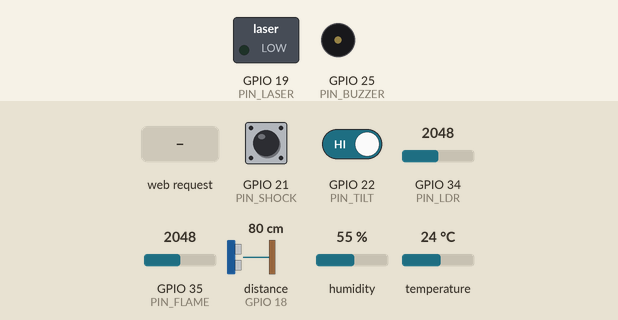
This sketch was run on a simulated ESP32. Shown: switched loads named in the sketch (green lamp = pin HIGH), buzzer (waves = sounding, pin HIGH). Wiring (inferred from the names in the program): ultrasonic range finder: trigger GPIO 5; echo GPIO 18. Inputs (shaded band) come from the test bench; at power-on: GPIO 35 (PIN_FLAME) = 2048, GPIO 21 (PIN_SHOCK) HIGH, GPIO 22 (PIN_TILT) HIGH, GPIO 34 (PIN_LDR) = 2048, distance to the obstacle (sensor on GPIO 18) 80 cm, humidity 55 %, temperature 24 °C. The echo pulse lasts 58.3 µs per cm; WiFi joins after 1.5 s; servers stay silent unless stated; web services answer with replies made up by the test bench; pins used as bus, display or sensor lines are not drawn; what the sketch prints to the serial monitor is not drawn.

Above: at 2.7 s.
2.8 s: GPIO 35 (PIN_FLAME) set to 843
4.3 s: GPIO 35 (PIN_FLAME) set to 737
At 5.5 s:
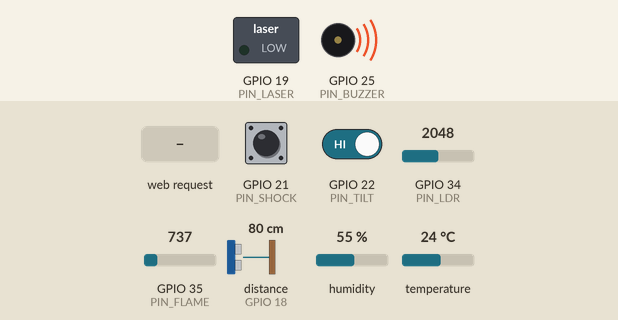
6.0 s: HTTP request GET /action?type=arm received
At 6.3 s:
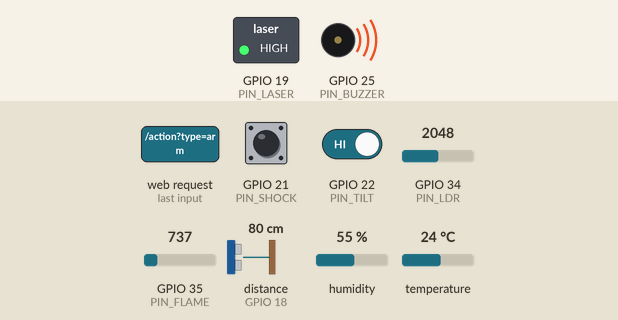
Timing chart, 0 to 9.0 s (numbered marks = the images above; inputs shaded):
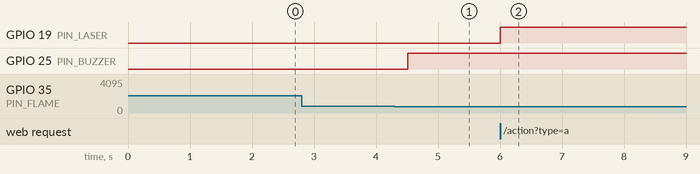

The sketch:

iot_project.ino
```cpp
#include <WiFi.h>
#include <WebServer.h>
#include <HTTPClient.h>
#include <WiFiClientSecure.h>
#include <DHT.h>
// 1. WI-FI & TELEGRAM CREDENTIALS
const char* ssid     = ".......";      // Enter your Wi-Fi name
const char* password = "........";  // Enter your Wi-Fi password

const String botToken = "............"; //Enter the Bot Tokens"
const String chatId   = ".............";//Enter the ID

// 2. HARDWARE PIN DEFINITIONS
#define PIN_TRIG        5
#define PIN_ECHO        18
#define PIN_LASER       19
#define PIN_LDR         34    // ADC1
#define PIN_FLAME       35    // ADC1
#define PIN_DHT         4
#define PIN_SHOCK       21
#define PIN_TILT        22
#define PIN_BUZZER      25

#define DHTTYPE DHT11
DHT dht(PIN_DHT, DHTTYPE);

WebServer server(80);

// 3. SYSTEM STATE MACHINE
enum SystemState {
  STATE_STANDBY,
  STATE_ARMED,
  STATE_WARNING,
  STATE_ALARM
};

SystemState currentState = STATE_STANDBY;
unsigned long warningStartTime = 0;
const unsigned long WARNING_TIMEOUT_MS = 10000;

float currentTemp = 0.0;
float currentHum = 0.0;
long currentDist = -1;
int currentLdr = 0;
int currentFlame = 4095; // Initialized high so it doesn't false-trigger on boot
bool laserArmed = false;

// 4. EMBEDDED WEB DASHBOARD (FLASH MEMORY)

const char index_html[] PROGMEM = R"rawliteral(
<!DOCTYPE HTML>
<html>
<head>
  <title>Sentinel IoT Security Node</title>
  <meta name="viewport" content="width=device-width, initial-scale=1">
  <style>
    * { box-sizing: border-box; font-family: -apple-system, BlinkMacSystemFont, "Segoe UI", Roboto, sans-serif; }
    body { background-color: #0f172a; color: #f8fafc; margin: 0; padding: 20px; text-align: center; }
    h2 { margin-bottom: 5px; color: #38bdf8; }
    p.subtitle { color: #94a3b8; font-size: 0.9rem; margin-top: 0; }
    .grid { display: grid; grid-template-columns: repeat(auto-fit, minmax(180px, 1fr)); gap: 15px; max-width: 800px; margin: 20px auto; }
    .card { background-color: #1e293b; padding: 20px; border-radius: 12px; border: 1px solid #334155; }
    .card h3 { font-size: 0.85rem; text-transform: uppercase; color: #94a3b8; margin: 0 0 10px 0; }
    .card .val { font-size: 1.8rem; font-weight: bold; color: #38bdf8; }
    .status-card { max-width: 800px; margin: 0 auto 20px auto; padding: 20px; border-radius: 12px; background-color: #1e293b; border: 2px solid #38bdf8; }
    .status-card h1 { margin: 0; font-size: 2rem; color: #38bdf8; }
    .btn-group { max-width: 800px; margin: 20px auto; display: flex; gap: 10px; }
    button { flex: 1; padding: 15px; font-size: 1rem; font-weight: bold; border: none; border-radius: 8px; cursor: pointer; transition: 0.2s; }
    .btn-arm { background-color: #10b981; color: white; }
    .btn-disarm { background-color: #ef4444; color: white; }
    button:active { transform: scale(0.98); }
  </style>
</head>
<body>
  <h2>SENTINEL SECURITY NODE</h2>
  <p class="subtitle">Direct ESP32 Real-Time Edge Dashboard</p>

  <div class="status-card" id="statusBox">
    <div style="font-size: 0.85rem; color: #94a3b8; text-transform: uppercase;">Current System State</div>
    <h1 id="stateVal">STANDBY</h1>
  </div>

  <div class="btn-group">
    <button class="btn-arm" onclick="sendAction('arm')">ARM SYSTEM</button>
    <button class="btn-disarm" onclick="sendAction('disarm')">DISARM / RESET</button>
  </div>

  <div class="grid">
    <div class="card"><h3>Proximity Range</h3><div class="val" id="distVal">-- cm</div></div>
    <div class="card"><h3>Room Temp</h3><div class="val" id="tempVal">-- &#176;C</div></div>
    <div class="card"><h3>Humidity</h3><div class="val" id="humVal">-- %</div></div>
    <div class="card"><h3>Laser Tripwire (LDR)</h3><div class="val" id="ldrVal">--</div></div>
    <div class="card"><h3>Flame Reading</h3><div class="val" id="flameVal">--</div></div>
  </div>

<script>
  function updateData() {
    fetch('/telemetry')
      .then(response => response.json())
      .then(data => {
        document.getElementById('stateVal').innerText = data.state;
        document.getElementById('distVal').innerText = data.dist + " cm";
        document.getElementById('tempVal').innerText = data.temp + " °C";
        document.getElementById('humVal').innerText = data.hum + " %";
        document.getElementById('ldrVal').innerText = data.ldr;
        document.getElementById('flameVal').innerText = data.flame;

        var box = document.getElementById('statusBox');
        var stateText = document.getElementById('stateVal');
        if (data.state === "ARMED") {
          box.style.borderColor = "#10b981"; stateText.style.color = "#10b981";
        } else if (data.state === "WARNING") {
          box.style.borderColor = "#f59e0b"; stateText.style.color = "#f59e0b";
        } else if (data.state === "ALARM") {
          box.style.borderColor = "#ef4444"; stateText.style.color = "#ef4444";
        } else {
          box.style.borderColor = "#38bdf8"; stateText.style.color = "#38bdf8";
        }
      })
      .catch(err => console.error(err));
  }

  function sendAction(action) {
    fetch('/action?type=' + action);
  }

  setInterval(updateData, 800);
</script>
</body>
</html>
)rawliteral";

// 5. HELPER & ALERT FUNCTIONS

// Custom URL encoder function to handle spaces, symbols, and linebreaks
String urlEncode(String str) {
  String encoded = "";
  char c;
  char code0;
  char code1;
  for (int i = 0; i < str.length(); i++) {
    c = str.charAt(i);
    if (isalnum(c)) {
      encoded += c;
    } else if (c == ' ') {
      encoded += "%20";
    } else if (c == '\n') {
      encoded += "%0A";
    } else {
      code1 = (c & 0xf) + '0';
      if ((c & 0xf) > 9) {
        code1 = (c & 0xf) - 10 + 'A';
      }
      c = (c >> 4) & 0xf;
      code0 = c + '0';
      if (c > 9) {
        code0 = c - 10 + 'A';
      }
      encoded += '%';
      encoded += code0;
      encoded += code1;
    }
  }
  return encoded;
}

void sendTelegramAlert(String triggerReason) {
  if (WiFi.status() == WL_CONNECTED) {
    WiFiClientSecure client;
    client.setInsecure(); // Skips certificate validation

    HTTPClient https;
    String message = " SENTINEL INTRUSION ALERT \n\n"
                     "Trigger: " + triggerReason + "\n"
                     "Status: ALARM ACTIVATED\n"
                     "Proximity: " + String(currentDist) + " cm";

    String url = "https://api.telegram.org/bot" + botToken + "/sendMessage?chat_id=" + chatId + "&text=" + urlEncode(message);

    if (https.begin(client, url)) {
      int httpCode = https.GET();
      if (httpCode == 200) {
        Serial.printf("[TELEGRAM] Alert delivered successfully! (HTTP %d)\n", httpCode);
      } else {
        Serial.printf("[TELEGRAM] Request failed with HTTP Code: %d\n", httpCode);
      }
      https.end();
    }
  }
}

long readUltrasonicCM() {
  digitalWrite(PIN_TRIG, LOW);
  delayMicroseconds(2);
  digitalWrite(PIN_TRIG, HIGH);
  delayMicroseconds(10);
  digitalWrite(PIN_TRIG, LOW);
  long duration = pulseIn(PIN_ECHO, HIGH, 30000);
  if (duration == 0) return -1;
  return duration * 0.034 / 2;
}

const char* getStateString() {
  switch (currentState) {
    case STATE_STANDBY: return "STANDBY";
    case STATE_ARMED:   return "ARMED";
    case STATE_WARNING: return "WARNING";
    case STATE_ALARM:   return "ALARM";
    default:            return "UNKNOWN";
  }
}

void setSystemState(SystemState newState, String reason = "") {
  // Prevent repeating ALARM actions if already in ALARM state
  if (currentState == STATE_ALARM && newState == STATE_ALARM) return;

  currentState = newState;
  switch (currentState) {
    case STATE_STANDBY:
      digitalWrite(PIN_LASER, LOW);
      digitalWrite(PIN_BUZZER, LOW);
      laserArmed = false;
      Serial.println(F("[STATE] -> STANDBY"));
      break;

    case STATE_ARMED:
      digitalWrite(PIN_LASER, HIGH);
      digitalWrite(PIN_BUZZER, LOW);
      laserArmed = true;
      Serial.println(F("[STATE] -> ARMED"));
      break;

    case STATE_WARNING:
      warningStartTime = millis();
      Serial.println(F("[STATE] -> WARNING"));
      break;

    case STATE_ALARM:
      digitalWrite(PIN_BUZZER, HIGH);
      Serial.printf("[STATE] -> ALARM TRIGGERED (%s)\n", reason.c_str());
      sendTelegramAlert(reason);
      break;
  }
}

// 6. HTTP SERVER ROUTING HANDLERS

void handleRoot() {
  server.send_P(200, "text/html", index_html);
}

void handleTelemetry() {
  char jsonBuffer[200];
  snprintf(jsonBuffer, sizeof(jsonBuffer),
           "{\"state\":\"%s\",\"dist\":%ld,\"temp\":%.1f,\"hum\":%.1f,\"ldr\":%d,\"flame\":%d}",
           getStateString(), currentDist, currentTemp, currentHum, currentLdr, currentFlame);
  server.send(200, "application/json", jsonBuffer);
}

void handleAction() {
  if (server.hasArg("type")) {
    String action = server.arg("type");
    if (action == "arm") setSystemState(STATE_ARMED);
    if (action == "disarm") setSystemState(STATE_STANDBY);
  }
  server.send(200, "text/plain", "OK");
}

// 7. SETUP

void setup() {
  Serial.begin(115200);

  pinMode(PIN_TRIG, OUTPUT);
  pinMode(PIN_ECHO, INPUT);
  pinMode(PIN_LASER, OUTPUT);
  pinMode(PIN_BUZZER, OUTPUT);

  pinMode(PIN_SHOCK, INPUT_PULLUP);
  pinMode(PIN_TILT, INPUT_PULLUP);

  dht.begin();

  Serial.print(F("Connecting to WiFi..."));
  WiFi.begin(ssid, password);
  while (WiFi.status() != WL_CONNECTED) {
    delay(500);
    Serial.print(F("."));
  }

  Serial.println(F("\nConnected!"));
  Serial.print(F("Open this IP in your browser: http://"));
  Serial.println(WiFi.localIP());

  server.on("/", handleRoot);
  server.on("/telemetry", handleTelemetry);
  server.on("/action", handleAction);
  server.begin();

  setSystemState(STATE_STANDBY);
}

// 8. MAIN EXECUTION LOOP
unsigned long lastSensorRead = 0;

void loop() {
  server.handleClient();

  // Non-blocking sensor polling every 500ms
  if (millis() - lastSensorRead >= 500) {
    lastSensorRead = millis();

    currentDist = readUltrasonicCM();
    currentLdr = analogRead(PIN_LDR);
    currentFlame = analogRead(PIN_FLAME);

    float t = dht.readTemperature();
    float h = dht.readHumidity();
    if (!isnan(t)) currentTemp = t;
    if (!isnan(h)) currentHum = h;
  }

  switch (currentState) {
    case STATE_STANDBY:
      // Only trip in Standby if a real flame threshold is crossed (and not 0)
      if (currentFlame > 0 && currentFlame < 800) {
        setSystemState(STATE_ALARM, "Flame Detected in Standby");
      }
      break;

    case STATE_ARMED: {
      bool shockTriggered = (digitalRead(PIN_SHOCK) == LOW);
      bool tiltTriggered = (digitalRead(PIN_TILT) == LOW);
      bool flameTriggered = (currentFlame > 0 && currentFlame < 800);
      bool tripwireBroken = (laserArmed && currentLdr < 1200);

      if (shockTriggered) {
        setSystemState(STATE_ALARM, "Vibration / Shock Tamper");
        break;
      }
      if (tiltTriggered) {
        setSystemState(STATE_ALARM, "Orientation / Tilt Tamper");
        break;
      }
      if (flameTriggered) {
        setSystemState(STATE_ALARM, "Active Flame Detected");
        break;
      }
      if (tripwireBroken) {
        setSystemState(STATE_ALARM, "Laser Tripwire Beam Cut");
        break;
      }

      if (currentDist > 0 && currentDist < 30) {
        setSystemState(STATE_WARNING);
      }
      break;
    }

    case STATE_WARNING: {
      static unsigned long lastBeep = 0;
      if (millis() - lastBeep >= 500) {
        lastBeep = millis();
        digitalWrite(PIN_BUZZER, !digitalRead(PIN_BUZZER));
      }
      if (millis() - warningStartTime >= WARNING_TIMEOUT_MS) {
        setSystemState(STATE_ALARM, "Proximity Grace Period Expired");
      }
      break;
    }

    case STATE_ALARM: {
      digitalWrite(PIN_BUZZER, HIGH);
      break;
    }
  }
}
```

Measured:
- the behaviour switches between 800 and 799 on GPIO 35 (PIN_FLAME) (found by bisection; images 0 and 1)
- after the input at 2.8 s, every drawn part: stays the same
- after the input at 4.3 s, GPIO 25 (PIN_BUZZER): LOW → HIGH after 0.21 s
- after the input at 6.0 s, GPIO 19 (PIN_LASER): LOW → HIGH at once
